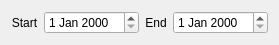
<?xml version="1.0" encoding="UTF-8"?>
<ui version="4.0">
 <class>Form</class>
 <widget class="QWidget" name="Form">
  <property name="geometry">
   <rect>
    <x>0</x>
    <y>0</y>
    <width>262</width>
    <height>44</height>
   </rect>
  </property>
  <property name="windowTitle">
   <string>Form</string>
  </property>
  <layout class="QHBoxLayout" name="horizontalLayout">
   <item>
    <widget class="QLabel" name="label">
     <property name="text">
      <string>Start</string>
     </property>
     <property name="alignment">
      <set>Qt::AlignCenter</set>
     </property>
    </widget>
   </item>
   <item>
    <widget class="QDateEdit" name="dateEdit_2"/>
   </item>
   <item>
    <widget class="QLabel" name="label_2">
     <property name="text">
      <string>End</string>
     </property>
     <property name="alignment">
      <set>Qt::AlignCenter</set>
     </property>
    </widget>
   </item>
   <item>
    <widget class="QDateEdit" name="dateEdit"/>
   </item>
  </layout>
 </widget>
 <resources/>
 <connections/>
</ui>
